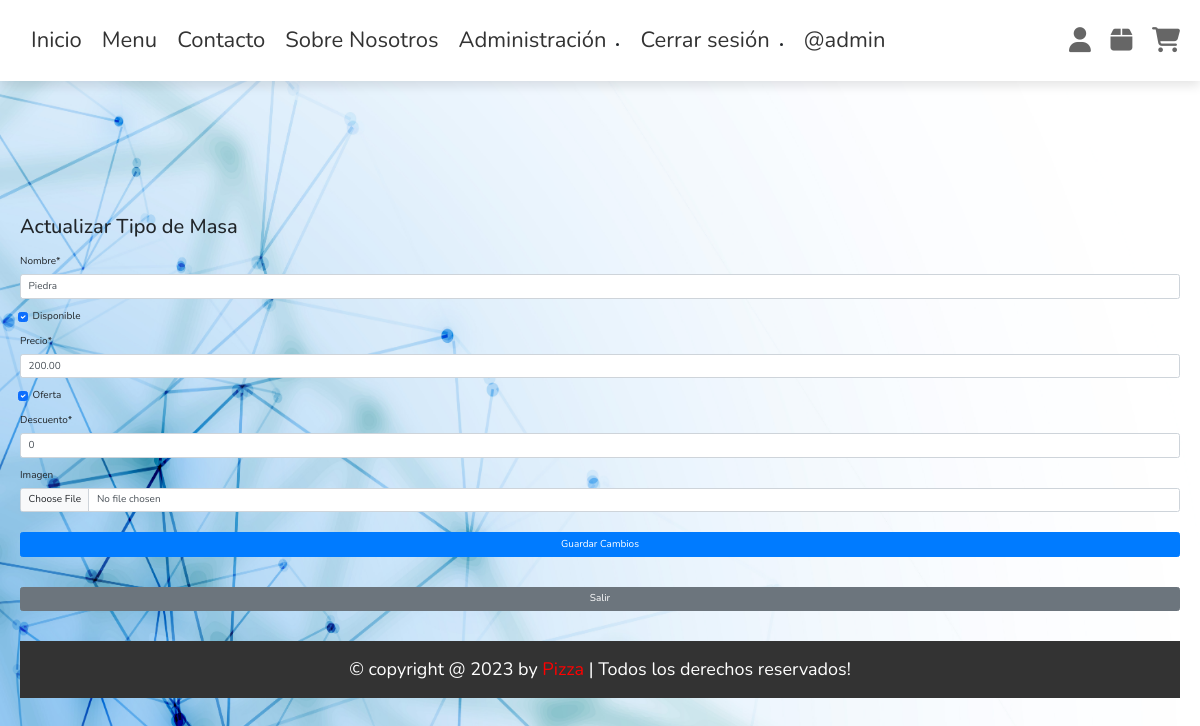
The app's page /sitio1/editar_masa/1/ (signed in) with its own data.
### sitio1/models.py (models this page shows, shortened)
class TipoMasa(models.Model):                                                                                           #REALIZADO
    nombre = models.CharField(max_length=50, unique=True)
    disponible = models.BooleanField(default=True)
    precio = models.DecimalField(max_digits=6, decimal_places=2, validators=[MinValueValidator(0)])
    oferta = models.BooleanField(default=False)
    descuento = models.DecimalField(max_digits=2, decimal_places=0, default=0, validators=[MinValueValidator(0)])
    imagen = models.ImageField(upload_to="masas", null=True, blank=True)

### sitio1/views.py (the view)
# urls.py: path('editar_masa/<int:masa_id>/', views.editar_masa, name='editar_masa'),
@permission_required('sitio1.change_tipomasa')
def editar_masa(request, masa_id):
    masa = get_object_or_404(TipoMasa, pk=masa_id)
    if request.method == 'POST':
        form = TipoMasaForm(request.POST, instance=masa)
        if form.is_valid():
            form.save()
            recalcular_precios_pizzas(masa)
            return redirect("/sitio1/masa")
    else:
        form = TipoMasaForm(instance=masa)
    return render(request, 'sitio1/DataModelApp/tipos_masa/editar_masa.html', {'form': form})

### sitio1/forms.py (shortened to what this page needs)
class TipoMasaForm(forms.ModelForm):
    class Meta:
        model = TipoMasa
        fields = ['nombre', 'disponible', 'precio', 'oferta', 'descuento', 'imagen']
    def __init__(self, *args, **kwargs):
        super().__init__(*args, **kwargs)
        self.fields['oferta'].widget.attrs['onclick'] = (
            '$("#id_descuento").toggle(this.checked);'
        )
        self.fields['oferta'].widget.attrs['checked'] = 'checked'

### sitio1/templates/sitio1/DataModelApp/tipos_masa/editar_masa.html (shortened to what this page needs)
{% extends 'sitio1/base.html' %}
{% load crispy_forms_tags %}
{% load static %}
{% block css %}
    <link href="https://cdn.jsdelivr.net/npm/bootstrap@5.3.2/dist/css/bootstrap.min.css" rel="stylesheet">
{% endblock %}
{% block content %}
        <h2 class="mb-4">Actualizar Tipo de Masa</h2>
        <form method="post" class="mt-3">
            {{ form|crispy }}
            <button type="submit" style="margin-bottom: 20px;" class="btn btn-primary">Guardar Cambios</button>
            <div>
                <a href="{% url 'masa' %}" class="btn btn-secondary exit-btn">Salir</a>
            </div>
        </form>
{% endblock %}

### sitio1/templates/sitio1/base.html (shortened to what this page needs)
<!DOCTYPE html>
<html lang="en">
<head>
    {% load static %}
    <link rel="stylesheet" href="https://cdnjs.cloudflare.com/ajax/libs/font-awesome/6.1.1/css/all.min.css">
    <link rel="stylesheet" href="{% static 'sitio1/css/style.css'%}">
    {% block css %}
    {% endblock %}
    <link href="https://cdn.jsdelivr.net/npm/bootstrap@5.3.2/dist/css/bootstrap.min.css" rel="stylesheet">
    <link rel="stylesheet" href="https://stackpath.bootstrapcdn.com/bootstrap/4.3.1/css/bootstrap.min.css">
</head>
<body>
    <header class="header">
        <section class="flex">
            <nav class="navbar navbar-expand-lg">
                <a class="navbar-brand" href="{% url 'home' %}">Inicio</a>
                <a class="navbar-brand" href="{% url 'menu' %}">Menu</a>
                <a class="navbar-brand" href="{% url 'contacto' %}">Contacto</a>
                <a class="navbar-brand" href="#about">Sobre Nosotros</a>
                {% if perms.sitio1.view_tipomasa %}
                    <a class="navbar-brand" href="{% url 'vista_administrador' %}" target="_self" rel="noopener noreferrer">Administración</a>
                {% endif %}
                {% if user.is_authenticated %}
                <li>
                    <a href="{% url 'logout' %}">Cerrar sesión</a>
                </li>
                <li>
                    <a href="#">@{{ user.username }}</a>
                </li>
                {% endif %}
            </nav>
            <div class="icons">
                <div id="user-btn" class="fas fa-user"></div>
                <div id="order-btn" class="fas fa-box"></div>
                <div id="cart-btn" class="fas fa-shopping-cart"></div>
            </div>
        </section>
    </header>
    <div style="position: relative; margin: auto; margin-top: 150px;">
        <br><br><br>
        {% block content %}
        {% endblock %}
    </div>
    <br><br>
    <div class="footer">
        &copy; copyright @ 2023 by <span>Pizza</span> | Todos los derechos reservados!
    </div>
</body>
</html>

### sitio1/static/sitio1/css/style.css (style rules this page uses)
:root { --red:#e74c3c; --black:#333; --white:#fff; --light-bg:#f5f5f5; --light-color:#666; --border:.1rem solid var(--light-color); --box-shadow:0 .5rem 1rem rgba(0,0,0,.1); }
* { font-family: 'Nunito', sans-serif; margin:0; padding:0; box-sizing: border-box; outline: none; border:none; text-decoration: none; transition: .2s linear; }
html { font-size: 62.5%; overflow-x: hidden; scroll-behavior: smooth; scroll-padding-top: 7.5rem; }
body { background: var(--light-bg); overflow-x: hidden; }
section { padding:2rem; margin:0 auto; max-width: 1200px; }
.btn { display: block; width: 100%; margin-top: 1rem; border-radius: .5rem; padding:1rem 3rem; font-size: 2rem; color:var(--white); background-color: var(--red); cursor: pointer; text-transform: capitalize; text-align: center; }
.header { position: fixed; top:0; left:0; right:0; background-color: var(--white); box-shadow: var(--box-shadow); z-index: 1000; }
.header .flex { display: flex; align-items: center; justify-content: space-between; position: relative; }
.header .flex a { margin:0 1rem; font-size: 2.2rem; color:var(--black); }
.header .flex .icons div { font-size: 2.5rem; color:var(--light-color); cursor: pointer; margin-left: 1.7rem; }

### sitio1/templates/sitio1/base.html (style rules this page uses)
body { margin-bottom: 80px; margin:0 }
.navbar { background-color: rgb(255, 255, 255); padding: 1px; border-radius: 50px; }
.footer { clear: both; position: relative; bottom: 0; left: 0; width: 100%; background-color: #333; color: white; text-align: center; padding:15px; font-size: 18px; }
.footer span { color: red; }

### records on screen
TipoMasa: nombre "Piedra", disponible "☑", precio "200.00", oferta "☑", descuento "0"

### other values on screen
{{ user.username }} "admin"
